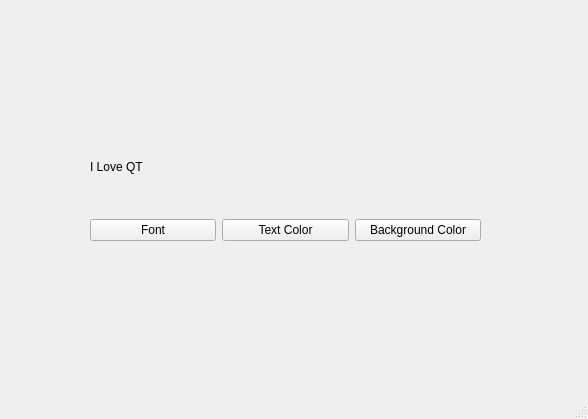
<?xml version="1.0" encoding="UTF-8"?>
<ui version="4.0">
 <class>MainWindow</class>
 <widget class="QMainWindow" name="MainWindow">
  <property name="geometry">
   <rect>
    <x>0</x>
    <y>0</y>
    <width>588</width>
    <height>419</height>
   </rect>
  </property>
  <property name="windowTitle">
   <string>MainWindow</string>
  </property>
  <widget class="QWidget" name="centralwidget">
   <widget class="QWidget" name="">
    <property name="geometry">
     <rect>
      <x>90</x>
      <y>120</y>
      <width>391</width>
      <height>121</height>
     </rect>
    </property>
    <layout class="QVBoxLayout" name="verticalLayout">
     <item>
      <widget class="QLabel" name="label">
       <property name="text">
        <string>I Love QT</string>
       </property>
      </widget>
     </item>
     <item>
      <layout class="QHBoxLayout" name="horizontalLayout">
       <item>
        <widget class="QPushButton" name="pushButton_3">
         <property name="text">
          <string>Font</string>
         </property>
        </widget>
       </item>
       <item>
        <widget class="QPushButton" name="pushButton">
         <property name="text">
          <string>Text Color</string>
         </property>
        </widget>
       </item>
       <item>
        <widget class="QPushButton" name="pushButton_2">
         <property name="text">
          <string>Background Color</string>
         </property>
        </widget>
       </item>
      </layout>
     </item>
    </layout>
   </widget>
  </widget>
  <widget class="QMenuBar" name="menubar">
   <property name="geometry">
    <rect>
     <x>0</x>
     <y>0</y>
     <width>588</width>
     <height>21</height>
    </rect>
   </property>
  </widget>
  <widget class="QStatusBar" name="statusbar"/>
 </widget>
 <resources/>
 <connections/>
</ui>
